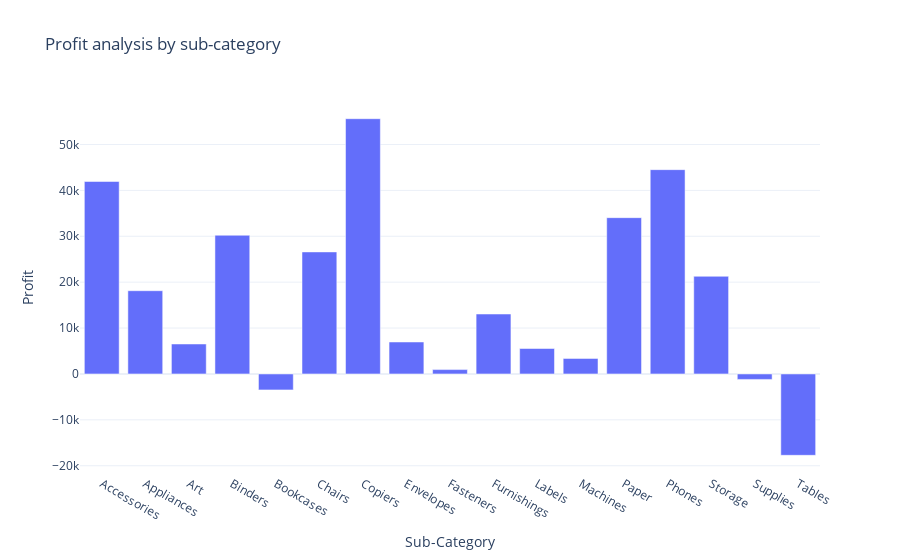

Notebook source saved alongside this figure:
### Markdown cell above
# profit by sub-category

### Code cell
profit_by_subcategory = data.groupby('Sub-Category')['Profit'].sum().reset_index()
fig = px.bar(profit_by_subcategory, 
            x ='Sub-Category',
            y = 'Profit',
            title = 'Profit analysis by sub-category')

fig.show()

### Figure 1 — Plotly figure (JSON) as saved in the notebook; plotly's stock layout.template omitted (floating-point values rounded to 4 significant figures)
{"data": [{"alignmentgroup": "True", "hovertemplate": "Sub-Category=%{x}<br>Profit=%{y}<extra></extra>", "legendgroup": "", "marker": {"color": "#636efa", "pattern": {"shape": ""}}, "name": "", "offsetgroup": "", "orientation": "v", "showlegend": false, "textposition": "auto", "type": "bar", "x": ["Accessories", "Appliances", "Art", "Binders", "Bookcases", "Chairs", "Copiers", "Envelopes", "Fasteners", "Furnishings", "Labels", "Machines", "Paper", "Phones", "Storage", "Supplies", "Tables"], "xaxis": "x", "y": [41940.0, 18140.0, 6528.0, 30220.0, -3473.0, 26590.0, 55620.0, 6964.0, 949.5, 13060.0, 5546.0, 3385.0, 34050.0, 44520.0, 21280.0, -1189.0, -17730.0], "yaxis": "y"}], "layout": {"autosize": true, "barmode": "relative", "legend": {"tracegroupgap": 0}, "title": {"text": "Profit analysis by sub-category"}, "xaxis": {"anchor": "y", "autorange": true, "domain": [0, 1], "range": [-0.5, 16.5], "title": {"text": "Sub-Category"}, "type": "category"}, "yaxis": {"anchor": "x", "autorange": true, "domain": [0, 1], "range": [-21800.0, 59690.0], "title": {"text": "Profit"}, "type": "linear"}}}
